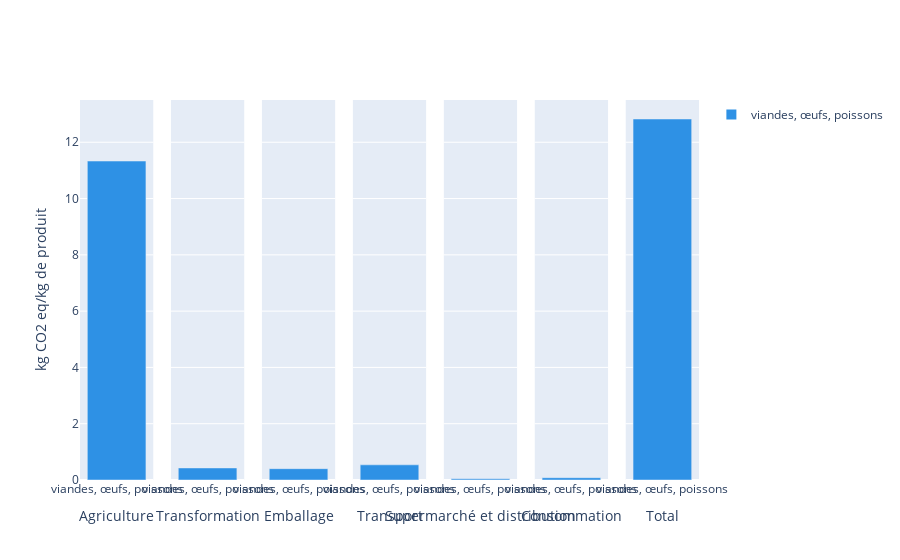

Notebook cell for this chart:
### Code cell
couleur = px.colors.qualitative.Dark24[:df_zoom_vop["Groupe d'aliment"].nunique()]


fig = make_subplots(rows=1, cols=7, shared_yaxes=True)
for i, etape in enumerate( df_zoom_vop["etape"].unique()):
    sub_df = df_zoom_vop[df_zoom_vop["etape"] == etape]
    graph = go.Bar(x=sub_df["Groupe d'aliment"], y=sub_df["value"], name=etape, marker=dict(color=couleur)) 
    fig.add_trace(graph, row=1, col=i+1)


# Set x-axis label for each subplot
    fig.update_xaxes(title_text=etape, row=1, col=i+1)

# Add legend for each color with ingredient name
for aliment in df_zoom_vop["Groupe d'aliment"].unique():
    fig.add_trace(go.Scatter(x=[None], y=[None], mode='markers', marker=dict(color=couleur, size=10, symbol='square'), showlegend=True, legendgroup=aliment, name=aliment), row=1, col=1)

    # Set y-axis label for the middle subplot
fig.update_yaxes(title_text="kg CO2 eq/kg de produit", row=1, col=1)

# Hide column name from the legend
fig.update_traces(showlegend=False, selector=dict(type='bar'))

fig.show()

### Figure 1 — Plotly figure (JSON) as saved in the notebook; plotly's stock layout.template omitted (floating-point values rounded to 4 significant figures)
{"data": [{"marker": {"color": ["#2E91E5"]}, "name": "Agriculture", "showlegend": false, "type": "bar", "x": ["viandes, œufs, poissons"], "xaxis": "x", "y": [11.33], "yaxis": "y"}, {"marker": {"color": ["#2E91E5"]}, "name": "Transformation", "showlegend": false, "type": "bar", "x": ["viandes, œufs, poissons"], "xaxis": "x2", "y": [0.4283], "yaxis": "y2"}, {"marker": {"color": ["#2E91E5"]}, "name": "Emballage", "showlegend": false, "type": "bar", "x": ["viandes, œufs, poissons"], "xaxis": "x3", "y": [0.4026], "yaxis": "y3"}, {"marker": {"color": ["#2E91E5"]}, "name": "Transport", "showlegend": false, "type": "bar", "x": ["viandes, œufs, poissons"], "xaxis": "x4", "y": [0.539], "yaxis": "y4"}, {"marker": {"color": ["#2E91E5"]}, "name": "Supermarché et distribution", "showlegend": false, "type": "bar", "x": ["viandes, œufs, poissons"], "xaxis": "x5", "y": [0.0425], "yaxis": "y5"}, {"marker": {"color": ["#2E91E5"]}, "name": "Consommation", "showlegend": false, "type": "bar", "x": ["viandes, œufs, poissons"], "xaxis": "x6", "y": [0.08137], "yaxis": "y6"}, {"marker": {"color": ["#2E91E5"]}, "name": "Total", "showlegend": false, "type": "bar", "x": ["viandes, œufs, poissons"], "xaxis": "x7", "y": [12.83], "yaxis": "y7"}, {"legendgroup": "viandes, œufs, poissons", "marker": {"color": ["#2E91E5"], "size": 10, "symbol": "square"}, "mode": "markers", "name": "viandes, œufs, poissons", "showlegend": true, "type": "scatter", "x": [null], "xaxis": "x", "y": [null], "yaxis": "y"}], "layout": {"xaxis": {"anchor": "y", "domain": [0, 0.1184], "title": {"text": "Agriculture"}}, "xaxis2": {"anchor": "y2", "domain": [0.1469, 0.2653], "title": {"text": "Transformation"}}, "xaxis3": {"anchor": "y3", "domain": [0.2939, 0.4122], "title": {"text": "Emballage"}}, "xaxis4": {"anchor": "y4", "domain": [0.4408, 0.5592], "title": {"text": "Transport"}}, "xaxis5": {"anchor": "y5", "domain": [0.5878, 0.7061], "title": {"text": "Supermarché et distribution"}}, "xaxis6": {"anchor": "y6", "domain": [0.7347, 0.8531], "title": {"text": "Consommation"}}, "xaxis7": {"anchor": "y7", "domain": [0.8816, 1.0], "title": {"text": "Total"}}, "yaxis": {"anchor": "x", "domain": [0, 1], "title": {"text": "kg CO2 eq/kg de produit"}}, "yaxis2": {"anchor": "x2", "domain": [0, 1], "matches": "y", "showticklabels": false}, "yaxis3": {"anchor": "x3", "domain": [0, 1], "matches": "y", "showticklabels": false}, "yaxis4": {"anchor": "x4", "domain": [0, 1], "matches": "y", "showticklabels": false}, "yaxis5": {"anchor": "x5", "domain": [0, 1], "matches": "y", "showticklabels": false}, "yaxis6": {"anchor": "x6", "domain": [0, 1], "matches": "y", "showticklabels": false}, "yaxis7": {"anchor": "x7", "domain": [0, 1], "matches": "y", "showticklabels": false}}}
